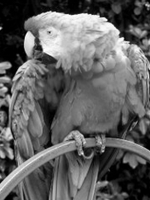
#> input picture assets/sample_image_01_1.png, 150 x 200 px
$ jupyter execute --allow-errors '08. Feature Detection.ipynb'   (older library calls are emulated)
#> lines starting #> are read from the running program, lines starting #| are printed output that depends on the picture
[cell 1]
import numpy as np
import scipy
from scipy import ndimage

# Correspondence

## Reconstruction
* Given an image, can we reconstruct the 3D world that created the image?

## Reconstructing the 3D world
* Where are objects in the world located, and how are they oriented?
* What is the shape of the scene?
* Where is the camera in the world located and how is it oriented?

<br>

To understand how to get 3D world from images, ask:<br>
**How do we get the image from the 3D world?**

### Why is reconstruction hard?

### One way out : multiple images
* Multiple images can give a clue about 3D structure
* Parallax: nearby objects move more than far away objects

**Steps**
1. Find *correspondences* between pixels in image 1 and image 2
2. Use correspondences to locate point in 3D

## Reconstruction from correspondence
* Given known cameras, correspondence gives the location of 3D point (*Triangulation*)
* Given a 3D point, correspondence gives relationship between cameras (*Pose estimation / camera calibration*)

## Correspondence can be difficult

## Sparse vs. Dense correspondence
* Sparse correspondence: produce a few, high confidence matches
    * Good enough for estimating pose or relationship between cameras
    * Easier
* Dense correspondence: try to match every pixel
    * Needed if we want 3D location of every pixel

## A general pipeline for sparse correspondence
* **Feature detection**
    * If sparse correspondences are enough, *choose points for which we will search for correspondences (feature points)*
* **Feature description**
    * For each point (or every pixel if dense correspondence), describe point using a *feature descriptor*
* **Feature matching**
    * Find best matching descriptors across two images (*feature matching*)
* Use feature matches to perform downstream task, e.g., pose estimation

## Characteristics of good feature points
* Repeatability
    * The same feature point can be found in several images despite geometric and photometric transformations
* Distinctiveness
    * Each feature point is distinctive
    * Fewer "false" matches

### Goal: repeatability
* We want to detect (at least some of) the same points in both images.
* Yet, we have to be able to run the detection procedure *independently* per image

### Goal: distinctiveness
* The feature point should be distinctive enough that it is easy to match
    * Should *at least* be distinctive from other patches nearby

## The aperture problem
* Corners are distinctive
* How do we define / find corners?

## Corner detection
* Main idea: Translating window should cause large differences in patch appearance

### Corner detection : Basic idea
* We should easily recognize the point by looking through a small window
* Shifting a window in *any direction* should give a *large change* in intensity
    * "Flat" region
        * No change in all directions
    * "Edge"
        * No change along the edge direction
    * "Corner"
        * Significant change in all directions

### Corner detection : the math
* Consider shifting the window $W$ by $(u,v)$
    * How do the pixels in $W$ change?
    * Compare each pixel before and after by summing up the squared differences (SSD)
    * This defines an SSD "error" $E(u,v)$
        * $E(u,v) = \| \phi_0 - \phi_1 \|_2^2$
* Write pixels in window as a vector:
    * $\phi_0 = [I(0,0),I(0,1),...,I(n,n)]$
    * $\phi_1 = [I(0+u,0+v),I(0+u,1+v),...,I(n+u,n+v)]$
    * $E(u,v) = \sum_{(x,y) \in W} [I(x+u,y+v) - I(x,y)]^2$
    * We want $E(u,v)$ to be as *high as possible* for all $u,v$

### Small motion assumption
* Taylor Series expansion of $I$ :
    * $I(x+y, y+v) = I(x,y) + \frac{\partial I}{\partial x}u + \frac{\partial I}{\partial y}v + \text{higher order terms}$
* If the motion $(u,v)$ is small, then first order approximation is good enough
    * $I(x+y, y+v) \approx I(x,y) + \frac{\partial I}{\partial x}u + \frac{\partial I}{\partial y}v \\ \approx I(x,y) +
    \begin{bmatrix} I_{x} & I_{y} \end{bmatrix}
    \begin{bmatrix} u \\ v \end{bmatrix}$
    <br>
    where $I_x = \frac{\partial I}{\partial x}$

The **small motion assumption** gives the error $E(u,v)$ as following:

$E(u,v) = \sum_{(x,y) \in W} [I(x+u,y+v) - I(x,y)]^2 \\
\approx \sum_{(x,y) \in W} [I(x,y) + I_x u + I_y v - I(x,y)]^2 \\
= \sum_{(x,y) \in W} [I_x u + I_y v]^2 \\
= Au^2 + 2Buv + Cv^2 \\
\text{where} ~ A = \sum_{(x,y) \in W} I^2_x, ~ B = \sum_{(x,y) \in W} I_xI_y, ~ C = \sum_{(x,y) \in W} I^2_y
$

[cell 2]
a = np.arange(50, step=2).reshape((5,5))
scipy.ndimage.gaussian_filter(a, sigma=1)

[cell 3]
a

[cell 4]
a = np.ones((5,5))
scipy.ndimage.gaussian_filter(a, sigma=1)

[cell 5]
from scipy import ndimage, misc
import matplotlib.pyplot as plt
fig = plt.figure()
plt.gray()  # show the filtered result in grayscale
ax1 = fig.add_subplot(121)  # left side
ax2 = fig.add_subplot(122)  # right side
#> (the rest of this cell did not finish here and is left out)

[cell 6]
ndimage.sobel(a)

[cell 7]
1+ int(4 * 0.5 + 0.5)

[cell 8]
matrix_h = np.zeros((2,2))

[cell 9]
im = scipy.misc.imread('assets/sample_image_01_1.png')
#> im is the input picture: shape (200, 150); min 0, max 255, mean 97
im = im.astype('int32')
dx = ndimage.sobel(im, 0)  # horizontal derivative
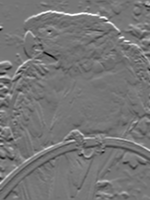
#> dx: shape (200, 150) int32; min -793, max 920, mean 2.4; drawn with min black and max white
dy = ndimage.sobel(im, 1)  # vertical derivative
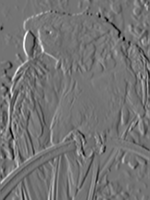
#> dy: shape (200, 150) int32; min -771, max 924, mean -0.9; drawn with min black and max white
#> (the rest of this cell did not finish here and is left out)

$ run again, with assets/sample_image_01_2.png copied over assets/sample_image_01_1.png
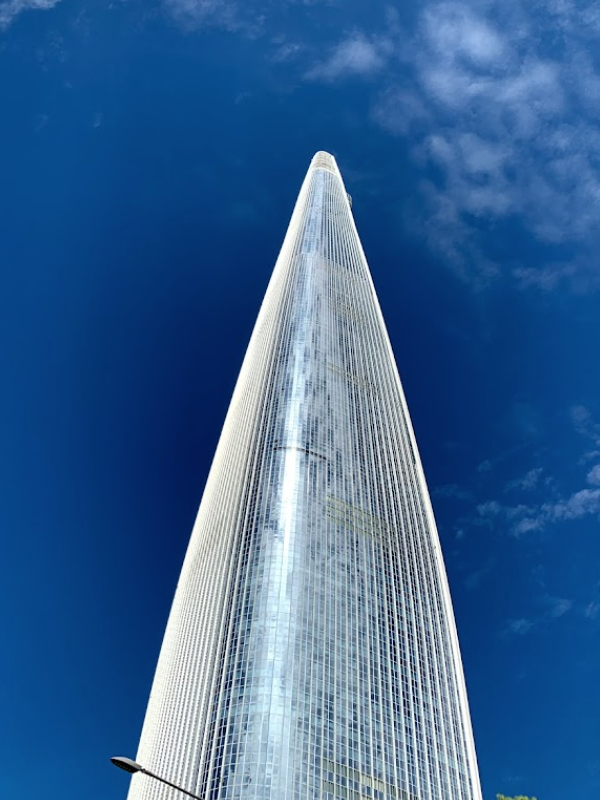
#> input picture assets/sample_image_01_2.png, 600 x 800 px
#> im is the input picture: shape (800, 600, 4); mean R, G, B, A 56.2, 99.6, 147.4, 255
#> `dy = ndimage.sobel(im, 1)`:
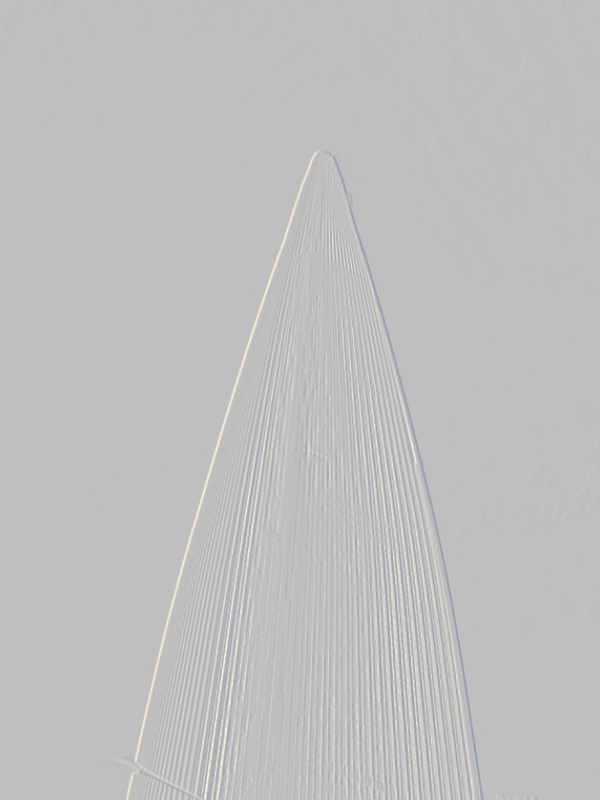
#> dy: shape (800, 600, 4) int32; mean R, G, B, A 1, 0.8, 0.5, 0.2; transparent parts drawn white

$ run again, with assets/sample_image_01_3.png copied over assets/sample_image_01_1.png
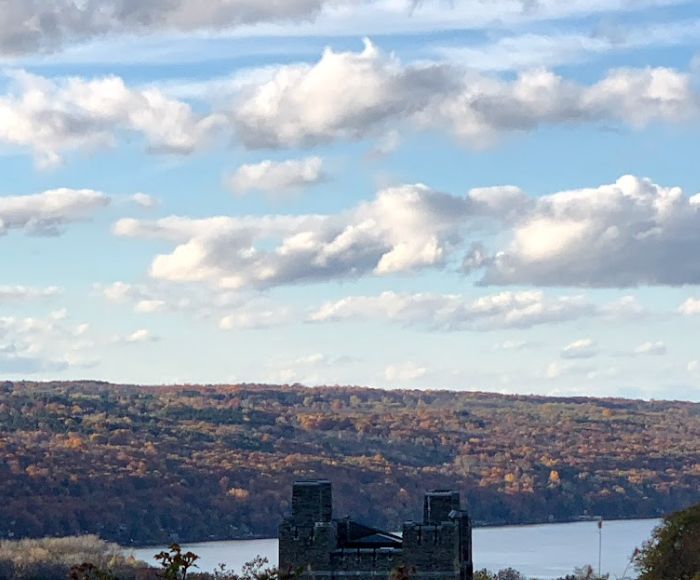
#> input picture assets/sample_image_01_3.png, 700 x 580 px
#> im is the input picture: shape (580, 700, 4); mean R, G, B, A 156.4, 168.8, 181.6, 255
#> `dx = ndimage.sobel(im, 0)`:
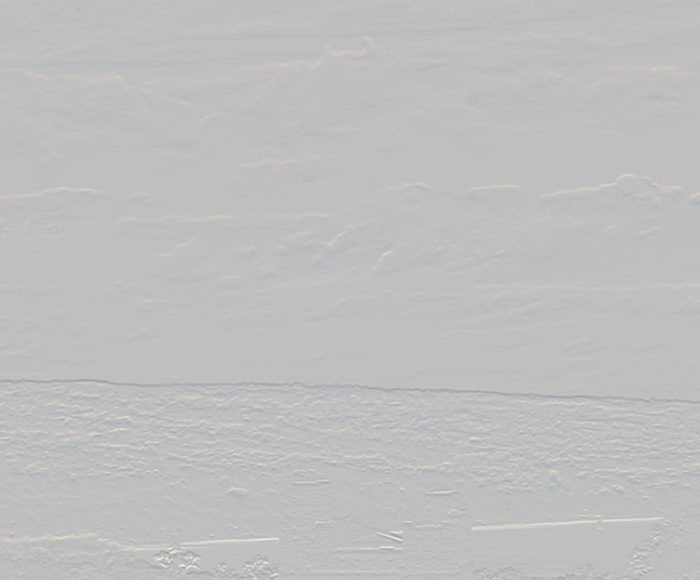
#> dx: shape (580, 700, 4) int32; mean R, G, B, A -7.7, -8.1, -6.4, -2.2; transparent parts drawn white

$ run again, with assets/sample_image_01_4.png copied over assets/sample_image_01_1.png
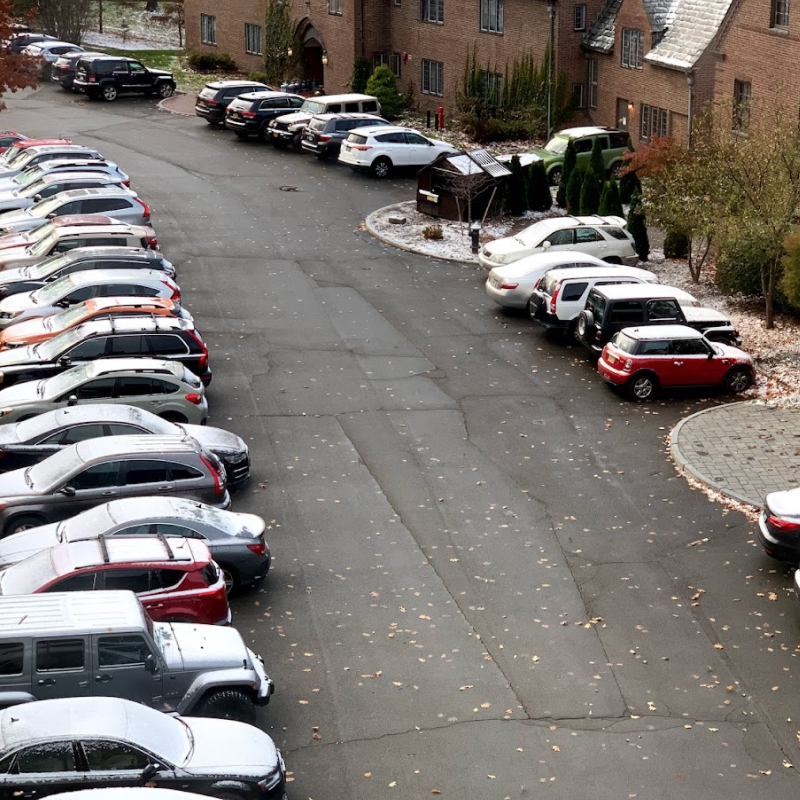
#> input picture assets/sample_image_01_4.png, 800 x 800 px
#> im is the input picture: shape (800, 800, 4); mean R, G, B, A 121.3, 115.9, 111.9, 255
#> `dx = ndimage.sobel(im, 0)`:
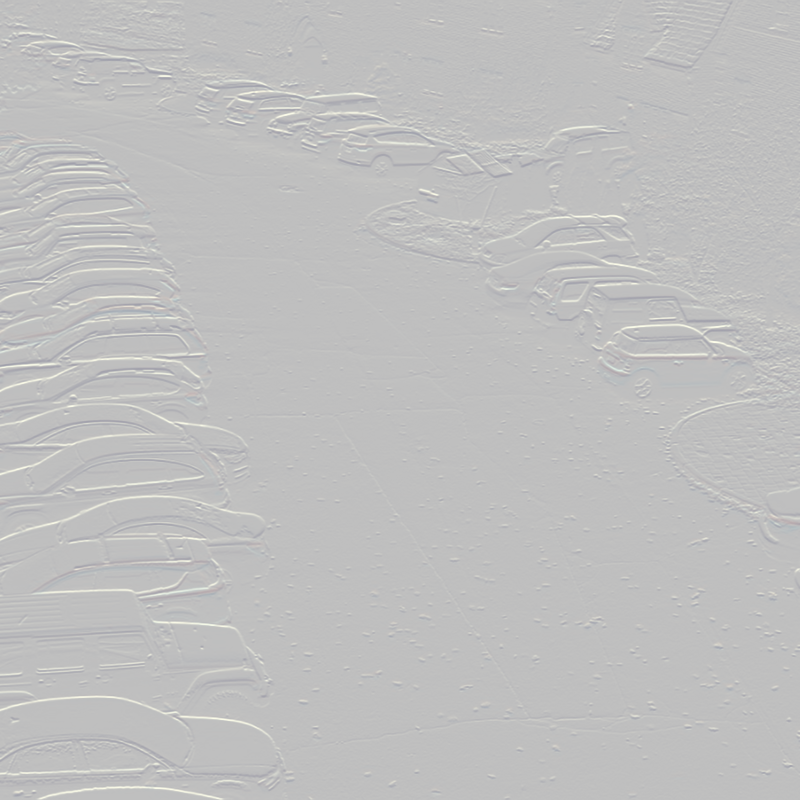
#> dx: shape (800, 800, 4) int32; mean R, G, B, A 2.1, 2.4, 2, 0.7; transparent parts drawn white
